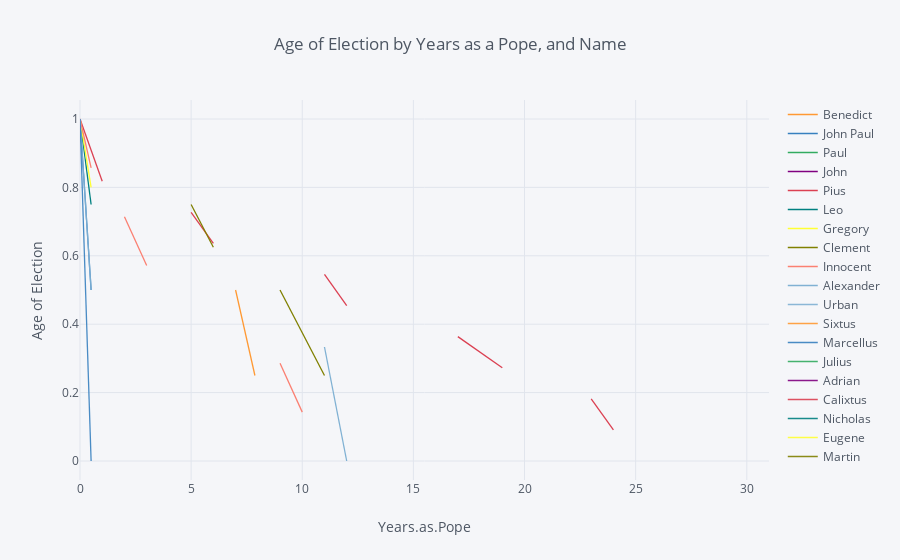

The notebook cell this image was saved under:
### Code cell
#Survival Curves for Names
rates = survival(pope, 'Major_name', 'Years.as.Pope', 'Age.Election')

rates.iplot(kind='line', xTitle='Years.as.Pope', yTitle='Age of Election',
            title='Age of Election by Years as a Pope, and Name')

### Figure 1 — Plotly figure (JSON) as saved in the notebook; plotly's stock layout.template omitted (floating-point values rounded to 4 significant figures)
{"data": [{"line": {"color": "rgba(255, 153, 51, 1.0)", "dash": "solid", "shape": "linear", "width": 1.3}, "mode": "lines", "name": "Benedict ", "text": "", "type": "scatter", "uid": "ba3ad68e-6ef3-4337-bcaa-cb4ca8010548", "x": [0, 0.5, 1, 2, 3, 4, 5, 6, 7, 7.87, 8, 9, 10, 11, 12, 13, 15, 17, 19, 20, 23, 24, 25, 26, 31], "y": [1, "", "", "", "", "", 0.75, "", 0.5, 0.25, "", "", "", "", "", "", "", 0, "", "", "", "", "", "", ""]}, {"line": {"color": "rgba(55, 128, 191, 1.0)", "dash": "solid", "shape": "linear", "width": 1.3}, "mode": "lines", "name": "John Paul ", "text": "", "type": "scatter", "uid": "7d97e5e1-96cb-4053-846e-f3c4e94550e4", "x": [0, 0.5, 1, 2, 3, 4, 5, 6, 7, 7.87, 8, 9, 10, 11, 12, 13, 15, 17, 19, 20, 23, 24, 25, 26, 31], "y": [1, 0.5, "", "", "", "", "", "", "", "", "", "", "", "", "", "", "", "", "", "", "", "", "", 0, ""]}, {"line": {"color": "rgba(50, 171, 96, 1.0)", "dash": "solid", "shape": "linear", "width": 1.3}, "mode": "lines", "name": "Paul ", "text": "", "type": "scatter", "uid": "6db34f41-7c8b-4cf5-83c0-75a58c4ba4d2", "x": [0, 0.5, 1, 2, 3, 4, 5, 6, 7, 7.87, 8, 9, 10, 11, 12, 13, 15, 17, 19, 20, 23, 24, 25, 26, 31], "y": [1, "", "", "", "", 0.8, "", 0.6, "", "", "", "", "", "", "", "", 0, "", "", "", "", "", "", "", ""]}, {"line": {"color": "rgba(128, 0, 128, 1.0)", "dash": "solid", "shape": "linear", "width": 1.3}, "mode": "lines", "name": "John ", "text": "", "type": "scatter", "uid": "4b96523f-a8d4-4106-84d0-c88be746a819", "x": [0, 0.5, 1, 2, 3, 4, 5, 6, 7, 7.87, 8, 9, 10, 11, 12, 13, 15, 17, 19, 20, 23, 24, 25, 26, 31], "y": [1, "", "", "", "", 0, "", "", "", "", "", "", "", "", "", "", "", "", "", "", "", "", "", "", ""]}, {"line": {"color": "rgba(219, 64, 82, 1.0)", "dash": "solid", "shape": "linear", "width": 1.3}, "mode": "lines", "name": "Pius ", "text": "", "type": "scatter", "uid": "5c31ea4c-2fb2-4883-84c1-e3e1eefd73f0", "x": [0, 0.5, 1, 2, 3, 4, 5, 6, 7, 7.87, 8, 9, 10, 11, 12, 13, 15, 17, 19, 20, 23, 24, 25, 26, 31], "y": [1, 0.9091, 0.8182, "", "", "", 0.7273, 0.6364, "", "", "", "", "", 0.5455, 0.4545, "", "", 0.3636, 0.2727, "", 0.1818, 0.09091, "", "", 0]}, {"line": {"color": "rgba(0, 128, 128, 1.0)", "dash": "solid", "shape": "linear", "width": 1.3}, "mode": "lines", "name": "Leo ", "text": "", "type": "scatter", "uid": "e0030cc7-1d07-4818-bd8e-19e900797f98", "x": [0, 0.5, 1, 2, 3, 4, 5, 6, 7, 7.87, 8, 9, 10, 11, 12, 13, 15, 17, 19, 20, 23, 24, 25, 26, 31], "y": [1, 0.75, "", "", "", "", 0.5, "", "", "", 0.25, "", "", "", "", "", "", "", "", "", "", "", 0, "", ""]}, {"line": {"color": "rgba(255, 255, 51, 1.0)", "dash": "solid", "shape": "linear", "width": 1.3}, "mode": "lines", "name": "Gregory ", "text": "", "type": "scatter", "uid": "cb9d7297-f760-4809-b5d7-7c2cf56cb5be", "x": [0, 0.5, 1, 2, 3, 4, 5, 6, 7, 7.87, 8, 9, 10, 11, 12, 13, 15, 17, 19, 20, 23, 24, 25, 26, 31], "y": [1, 0.8, "", 0.6, "", "", "", "", "", "", 0.4, "", "", "", 0.2, "", 0, "", "", "", "", "", "", "", ""]}, {"line": {"color": "rgba(128, 128, 0, 1.0)", "dash": "solid", "shape": "linear", "width": 1.3}, "mode": "lines", "name": "Clement ", "text": "", "type": "scatter", "uid": "89834302-53ba-4760-8592-942f4157a008", "x": [0, 0.5, 1, 2, 3, 4, 5, 6, 7, 7.87, 8, 9, 10, 11, 12, 13, 15, 17, 19, 20, 23, 24, 25, 26, 31], "y": [1, "", "", 0.875, "", "", 0.75, 0.625, "", "", "", 0.5, 0.375, 0.25, "", 0.125, "", "", "", 0, "", "", "", "", ""]}, {"line": {"color": "rgba(251, 128, 114, 1.0)", "dash": "solid", "shape": "linear", "width": 1.3}, "mode": "lines", "name": "Innocent ", "text": "", "type": "scatter", "uid": "2f692e06-8f63-4dfc-a825-7aa1fe6353ff", "x": [0, 0.5, 1, 2, 3, 4, 5, 6, 7, 7.87, 8, 9, 10, 11, 12, 13, 15, 17, 19, 20, 23, 24, 25, 26, 31], "y": [1, 0.8571, "", 0.7143, 0.5714, "", "", "", 0.4286, "", "", 0.2857, 0.1429, "", 0, "", "", "", "", "", "", "", "", "", ""]}, {"line": {"color": "rgba(128, 177, 211, 1.0)", "dash": "solid", "shape": "linear", "width": 1.3}, "mode": "lines", "name": "Alexander ", "text": "", "type": "scatter", "uid": "e49062f2-dcae-4eb3-98bb-ebe5db80dace", "x": [0, 0.5, 1, 2, 3, 4, 5, 6, 7, 7.87, 8, 9, 10, 11, 12, 13, 15, 17, 19, 20, 23, 24, 25, 26, 31], "y": [1, "", 0.6667, "", "", "", "", "", "", "", "", "", "", 0.3333, 0, "", "", "", "", "", "", "", "", "", ""]}, {"line": {"color": "rgba(128, 177, 211, 0.8999999999999999)", "dash": "solid", "shape": "linear", "width": 1.3}, "mode": "lines", "name": "Urban ", "text": "", "type": "scatter", "uid": "2e21c9e4-a416-41a5-8589-96c74c2695ea", "x": [0, 0.5, 1, 2, 3, 4, 5, 6, 7, 7.87, 8, 9, 10, 11, 12, 13, 15, 17, 19, 20, 23, 24, 25, 26, 31], "y": [1, 0.5, "", "", "", "", "", "", "", "", "", "", "", "", "", "", "", "", "", 0, "", "", "", "", ""]}, {"line": {"color": "rgba(255, 153, 51, 0.8999999999999999)", "dash": "solid", "shape": "linear", "width": 1.3}, "mode": "lines", "name": "Sixtus ", "text": "", "type": "scatter", "uid": "2f5872f5-9143-4c9c-9050-c055c8a93fb6", "x": [0, 0.5, 1, 2, 3, 4, 5, 6, 7, 7.87, 8, 9, 10, 11, 12, 13, 15, 17, 19, 20, 23, 24, 25, 26, 31], "y": [1, "", "", "", "", "", 0.5, "", "", "", "", "", "", "", "", 0, "", "", "", "", "", "", "", "", ""]}, {"line": {"color": "rgba(55, 128, 191, 0.8999999999999999)", "dash": "solid", "shape": "linear", "width": 1.3}, "mode": "lines", "name": "Marcellus ", "text": "", "type": "scatter", "uid": "715cb69f-7d39-4501-ba97-9d914b8d3107", "x": [0, 0.5, 1, 2, 3, 4, 5, 6, 7, 7.87, 8, 9, 10, 11, 12, 13, 15, 17, 19, 20, 23, 24, 25, 26, 31], "y": [1, 0, "", "", "", "", "", "", "", "", "", "", "", "", "", "", "", "", "", "", "", "", "", "", ""]}, {"line": {"color": "rgba(50, 171, 96, 0.8999999999999999)", "dash": "solid", "shape": "linear", "width": 1.3}, "mode": "lines", "name": "Julius ", "text": "", "type": "scatter", "uid": "521105ce-93d6-4700-a8b0-9c3e8933c27e", "x": [0, 0.5, 1, 2, 3, 4, 5, 6, 7, 7.87, 8, 9, 10, 11, 12, 13, 15, 17, 19, 20, 23, 24, 25, 26, 31], "y": [1, "", "", "", "", "", 0.5, "", "", "", "", 0, "", "", "", "", "", "", "", "", "", "", "", "", ""]}, {"line": {"color": "rgba(128, 0, 128, 0.8999999999999999)", "dash": "solid", "shape": "linear", "width": 1.3}, "mode": "lines", "name": "Adrian ", "text": "", "type": "scatter", "uid": "071636e3-9e9e-48e0-af76-7ae2211d2efe", "x": [0, 0.5, 1, 2, 3, 4, 5, 6, 7, 7.87, 8, 9, 10, 11, 12, 13, 15, 17, 19, 20, 23, 24, 25, 26, 31], "y": [1, "", 0, "", "", "", "", "", "", "", "", "", "", "", "", "", "", "", "", "", "", "", "", "", ""]}, {"line": {"color": "rgba(219, 64, 82, 0.8999999999999999)", "dash": "solid", "shape": "linear", "width": 1.3}, "mode": "lines", "name": "Calixtus ", "text": "", "type": "scatter", "uid": "7a9afacf-a4f6-4a98-bab1-4dc9c8831faa", "x": [0, 0.5, 1, 2, 3, 4, 5, 6, 7, 7.87, 8, 9, 10, 11, 12, 13, 15, 17, 19, 20, 23, 24, 25, 26, 31], "y": [1, "", "", "", 0, "", "", "", "", "", "", "", "", "", "", "", "", "", "", "", "", "", "", "", ""]}, {"line": {"color": "rgba(0, 128, 128, 0.8999999999999999)", "dash": "solid", "shape": "linear", "width": 1.3}, "mode": "lines", "name": "Nicholas ", "text": "", "type": "scatter", "uid": "fa75f604-8405-4b21-bf59-df547c88cc79", "x": [0, 0.5, 1, 2, 3, 4, 5, 6, 7, 7.87, 8, 9, 10, 11, 12, 13, 15, 17, 19, 20, 23, 24, 25, 26, 31], "y": [1, "", "", "", "", "", "", "", "", "", 0, "", "", "", "", "", "", "", "", "", "", "", "", "", ""]}, {"line": {"color": "rgba(255, 255, 51, 0.8999999999999999)", "dash": "solid", "shape": "linear", "width": 1.3}, "mode": "lines", "name": "Eugene ", "text": "", "type": "scatter", "uid": "86aad14a-f680-480d-b234-d90810596370", "x": [0, 0.5, 1, 2, 3, 4, 5, 6, 7, 7.87, 8, 9, 10, 11, 12, 13, 15, 17, 19, 20, 23, 24, 25, 26, 31], "y": [1, "", "", "", "", "", "", "", "", "", "", "", "", "", "", "", 0, "", "", "", "", "", "", "", ""]}, {"line": {"color": "rgba(128, 128, 0, 0.8999999999999999)", "dash": "solid", "shape": "linear", "width": 1.3}, "mode": "lines", "name": "Martin ", "text": "", "type": "scatter", "uid": "e547d4fb-884b-479c-8199-61723d249430", "x": [0, 0.5, 1, 2, 3, 4, 5, 6, 7, 7.87, 8, 9, 10, 11, 12, 13, 15, 17, 19, 20, 23, 24, 25, 26, 31], "y": [1, "", "", "", "", "", "", "", "", "", "", "", "", "", "", 0, "", "", "", "", "", "", "", "", ""]}], "layout": {"legend": {"bgcolor": "#F5F6F9", "font": {"color": "#4D5663"}}, "paper_bgcolor": "#F5F6F9", "plot_bgcolor": "#F5F6F9", "title": {"font": {"color": "#4D5663"}, "text": "Age of Election by Years as a Pope, and Name"}, "xaxis": {"gridcolor": "#E1E5ED", "showgrid": true, "tickfont": {"color": "#4D5663"}, "title": {"font": {"color": "#4D5663"}, "text": "Years.as.Pope"}, "zerolinecolor": "#E1E5ED"}, "yaxis": {"gridcolor": "#E1E5ED", "showgrid": true, "tickfont": {"color": "#4D5663"}, "title": {"font": {"color": "#4D5663"}, "text": "Age of Election"}, "zerolinecolor": "#E1E5ED"}}}
